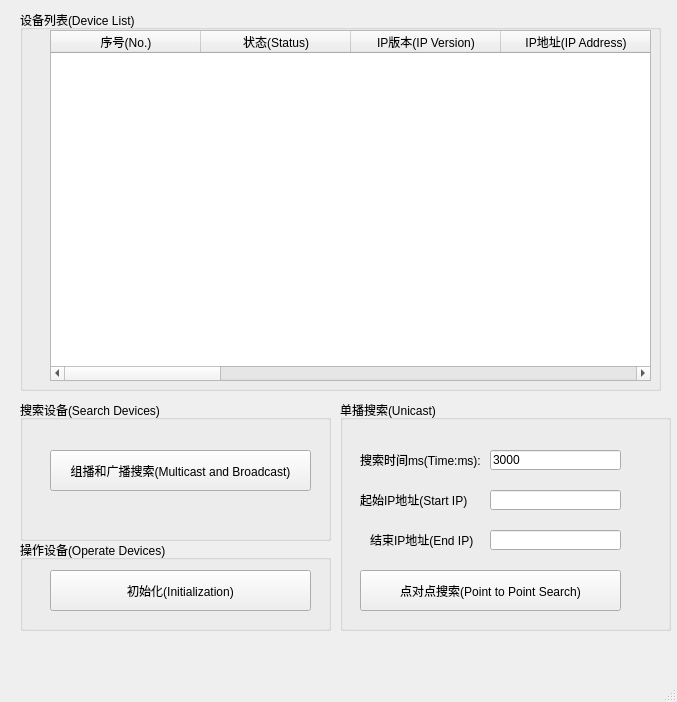
<?xml version="1.0" encoding="UTF-8"?>
<ui version="4.0">
 <class>MainWindow</class>
 <widget class="QMainWindow" name="MainWindow">
  <property name="geometry">
   <rect>
    <x>0</x>
    <y>0</y>
    <width>677</width>
    <height>702</height>
   </rect>
  </property>
  <property name="windowTitle">
   <string>设备搜索Search Devices</string>
  </property>
  <widget class="QWidget" name="centralwidget">
   <widget class="QGroupBox" name="devicelist_groupBox">
    <property name="geometry">
     <rect>
      <x>20</x>
      <y>10</y>
      <width>641</width>
      <height>381</height>
     </rect>
    </property>
    <property name="title">
     <string>设备列表(Device List)</string>
    </property>
    <widget class="QTableWidget" name="tableWidget">
     <property name="enabled">
      <bool>true</bool>
     </property>
     <property name="geometry">
      <rect>
       <x>30</x>
       <y>20</y>
       <width>601</width>
       <height>351</height>
      </rect>
     </property>
     <property name="gridStyle">
      <enum>Qt::SolidLine</enum>
     </property>
     <attribute name="horizontalHeaderDefaultSectionSize">
      <number>150</number>
     </attribute>
     <attribute name="horizontalHeaderMinimumSectionSize">
      <number>50</number>
     </attribute>
     <attribute name="verticalHeaderVisible">
      <bool>false</bool>
     </attribute>
     <column>
      <property name="text">
       <string>序号(No.)</string>
      </property>
      <property name="font">
       <font>
        <pointsize>9</pointsize>
       </font>
      </property>
     </column>
     <column>
      <property name="text">
       <string>状态(Status)</string>
      </property>
     </column>
     <column>
      <property name="text">
       <string>IP版本(IP Version)</string>
      </property>
     </column>
     <column>
      <property name="text">
       <string>IP地址(IP Address)</string>
      </property>
     </column>
     <column>
      <property name="text">
       <string>端口(Port)</string>
      </property>
     </column>
     <column>
      <property name="text">
       <string> 子网掩码(Subnet Mask)</string>
      </property>
     </column>
     <column>
      <property name="text">
       <string>网关(Gateway)</string>
      </property>
     </column>
     <column>
      <property name="text">
       <string>物理地址(Mac Address)</string>
      </property>
     </column>
     <column>
      <property name="text">
       <string>设备类型(Device Type)</string>
      </property>
     </column>
     <column>
      <property name="text">
       <string>详细类型(Detail Type)</string>
      </property>
     </column>
     <column>
      <property name="text">
       <string>Http(Http)</string>
      </property>
     </column>
    </widget>
   </widget>
   <widget class="QGroupBox" name="searchdevice_groupBox">
    <property name="geometry">
     <rect>
      <x>20</x>
      <y>400</y>
      <width>311</width>
      <height>141</height>
     </rect>
    </property>
    <property name="title">
     <string>搜索设备(Search Devices)</string>
    </property>
    <widget class="QPushButton" name="SearchDeviceButton">
     <property name="enabled">
      <bool>true</bool>
     </property>
     <property name="geometry">
      <rect>
       <x>30</x>
       <y>50</y>
       <width>261</width>
       <height>41</height>
      </rect>
     </property>
     <property name="text">
      <string>组播和广播搜索(Multicast and Broadcast)</string>
     </property>
    </widget>
   </widget>
   <widget class="QLabel" name="Searchtime_label">
    <property name="geometry">
     <rect>
      <x>360</x>
      <y>450</y>
      <width>121</width>
      <height>20</height>
     </rect>
    </property>
    <property name="text">
     <string>搜索时间ms(Time:ms):</string>
    </property>
   </widget>
   <widget class="QLineEdit" name="Searchtime_lineEdit">
    <property name="geometry">
     <rect>
      <x>490</x>
      <y>450</y>
      <width>131</width>
      <height>20</height>
     </rect>
    </property>
    <property name="text">
     <string>3000</string>
    </property>
   </widget>
   <widget class="QGroupBox" name="Init_groupBox">
    <property name="geometry">
     <rect>
      <x>20</x>
      <y>540</y>
      <width>311</width>
      <height>91</height>
     </rect>
    </property>
    <property name="title">
     <string>操作设备(Operate Devices)</string>
    </property>
    <widget class="QPushButton" name="InitButton">
     <property name="geometry">
      <rect>
       <x>30</x>
       <y>30</y>
       <width>261</width>
       <height>41</height>
      </rect>
     </property>
     <property name="text">
      <string>初始化(Initialization)</string>
     </property>
    </widget>
   </widget>
   <widget class="QPushButton" name="SearchByIpButton">
    <property name="geometry">
     <rect>
      <x>360</x>
      <y>570</y>
      <width>261</width>
      <height>41</height>
     </rect>
    </property>
    <property name="text">
     <string>点对点搜索(Point to Point Search)</string>
    </property>
   </widget>
   <widget class="QGroupBox" name="groupBox">
    <property name="geometry">
     <rect>
      <x>340</x>
      <y>400</y>
      <width>331</width>
      <height>231</height>
     </rect>
    </property>
    <property name="title">
     <string>单播搜索(Unicast)</string>
    </property>
    <widget class="QLineEdit" name="StartIP_lineEdit">
     <property name="geometry">
      <rect>
       <x>150</x>
       <y>90</y>
       <width>131</width>
       <height>20</height>
      </rect>
     </property>
    </widget>
    <widget class="QLabel" name="StartIP_label">
     <property name="geometry">
      <rect>
       <x>20</x>
       <y>90</y>
       <width>121</width>
       <height>20</height>
      </rect>
     </property>
     <property name="text">
      <string>起始IP地址(Start IP)</string>
     </property>
    </widget>
    <widget class="QLabel" name="label_2">
     <property name="geometry">
      <rect>
       <x>30</x>
       <y>130</y>
       <width>111</width>
       <height>20</height>
      </rect>
     </property>
     <property name="text">
      <string>结束IP地址(End IP)</string>
     </property>
    </widget>
    <widget class="QLineEdit" name="EndIP_lineEdit">
     <property name="geometry">
      <rect>
       <x>150</x>
       <y>130</y>
       <width>131</width>
       <height>20</height>
      </rect>
     </property>
    </widget>
   </widget>
   <zorder>groupBox</zorder>
   <zorder>searchdevice_groupBox</zorder>
   <zorder>devicelist_groupBox</zorder>
   <zorder>Searchtime_label</zorder>
   <zorder>Searchtime_lineEdit</zorder>
   <zorder>Init_groupBox</zorder>
   <zorder>SearchByIpButton</zorder>
  </widget>
  <widget class="QMenuBar" name="menubar">
   <property name="geometry">
    <rect>
     <x>0</x>
     <y>0</y>
     <width>677</width>
     <height>23</height>
    </rect>
   </property>
  </widget>
  <widget class="QStatusBar" name="statusbar"/>
 </widget>
 <resources/>
 <connections>
  <connection>
   <sender>SearchDeviceButton</sender>
   <signal>clicked()</signal>
   <receiver>MainWindow</receiver>
   <slot>search_Device_Btn()</slot>
   <hints>
    <hint type="sourcelabel">
     <x>199</x>
     <y>473</y>
    </hint>
    <hint type="destinationlabel">
     <x>248</x>
     <y>455</y>
    </hint>
   </hints>
  </connection>
  <connection>
   <sender>InitButton</sender>
   <signal>clicked()</signal>
   <receiver>MainWindow</receiver>
   <slot>Init_Btn()</slot>
   <hints>
    <hint type="sourcelabel">
     <x>310</x>
     <y>593</y>
    </hint>
    <hint type="destinationlabel">
     <x>601</x>
     <y>577</y>
    </hint>
   </hints>
  </connection>
  <connection>
   <sender>SearchByIpButton</sender>
   <signal>clicked()</signal>
   <receiver>MainWindow</receiver>
   <slot>search_Device_ByIp_Btn()</slot>
   <hints>
    <hint type="sourcelabel">
     <x>557</x>
     <y>619</y>
    </hint>
    <hint type="destinationlabel">
     <x>603</x>
     <y>676</y>
    </hint>
   </hints>
  </connection>
 </connections>
 <slots>
  <slot>search_Device_Btn()</slot>
  <slot>search_Device_ByIp_Btn()</slot>
  <slot>Init_Btn()</slot>
 </slots>
</ui>
